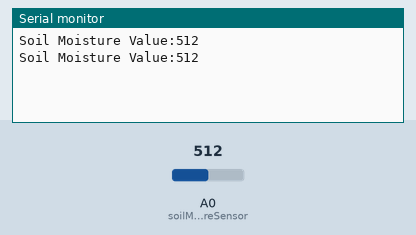
A sketch run on a simulated Arduino Uno, built with avr-gcc and run on an emulated ATmega328P. On the bench: the last lines printed to the serial monitor. The test bench sets the inputs (shaded band); at power-on: A0 (soilMoistureSensor) = 512.

Above: at 1.8 s.
1.9 s: A0 (soilMoistureSensor) set to 716
At 2.6 s:
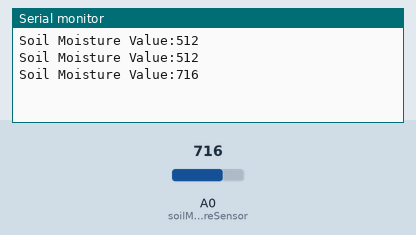
3.4 s: A0 (soilMoistureSensor) set to 900
At 4.8 s:
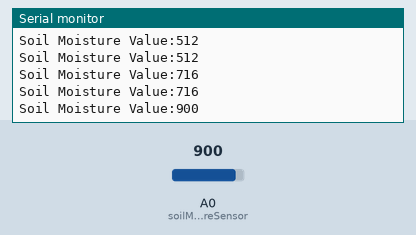
Timing chart, 0 to 6.4 s (numbered marks = the images above; inputs shaded):
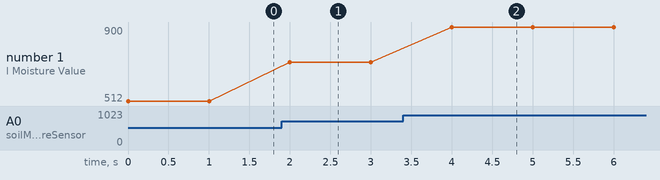

The sketch:

sketch_apr16c.ino
```cpp
int soilMoistureSensor =A0;
int soilMoistureValue=0;
void setup(){
  Serial.begin(9600);
}

void loop(){
  soilMoistureValue =analogRead(soilMoistureSensor);
  Serial.print("Soil Moisture Value:");
  Serial.println(soilMoistureValue);
  delay(1000);
}
```

Measured:
- after the input at 1.9 s, the serial monitor: prints a new line after 0.10 s (image 1)
- after the input at 3.4 s, the serial monitor: prints a new line after 0.60 s (image 2)
- plotted number 1: 512 → 716 after the input at 1.9 s, 716 → 900 after the input at 3.4 s
